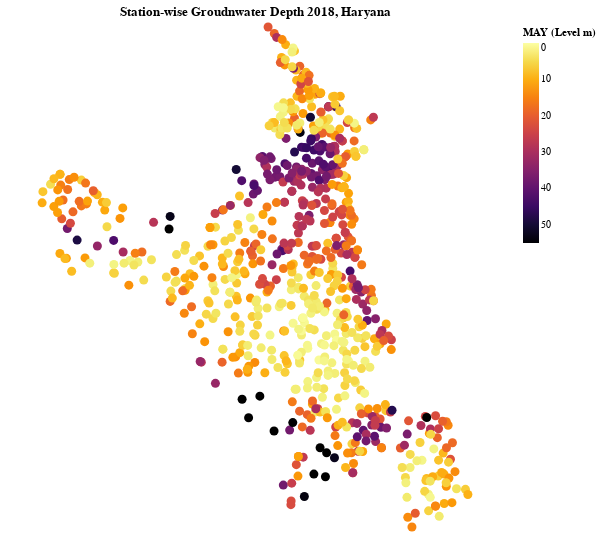

The code cell stored with this chart in its notebook:
### Code cell
map96 = alt.Chart(dfGeo96).mark_geoshape().encode(
    color=alt.Color('MAY (Level m):Q', title='MAY (Level m)', scale=alt.Scale(scheme='inferno', domain=[55,0])),
    tooltip=['MAY (Level m):Q','STATE','DISTRICT','STATION', 'YEAR'],
).properties(
    title='Station-wise Groudnwater Depth 1996',
    width=500,
    height=500
)

map18 = alt.Chart(dfGeo18).mark_geoshape().encode(
    color=alt.Color('MAY (Level m):Q', title='MAY (Level m)', scale=alt.Scale(scheme='inferno', domain=[55,0])),
    tooltip=['MAY (Level m):Q','STATE','DISTRICT','STATION', 'YEAR'],
).properties(
    title='Station-wise Groudnwater Depth 2018, Haryana',
    width=500,
    height=500
)

map18

### Figure 1 — Vega-Lite specification as saved in the notebook (floating-point values rounded to 4 significant figures; data arrays with more than 128 entries replaced by an {"elided": "..."} marker saying what was removed)
{"config": {"view": {"continuousWidth": 400, "continuousHeight": 300}}, "data": {"name": "data-3cd41c87b4714394aa822acb224745d5"}, "mark": "geoshape", "encoding": {"color": {"type": "quantitative", "field": "MAY (Level m)", "scale": {"domain": [55, 0], "scheme": "inferno"}, "title": "MAY (Level m)"}, "tooltip": [{"type": "quantitative", "field": "MAY (Level m)"}, {"type": "nominal", "field": "STATE"}, {"type": "nominal", "field": "DISTRICT"}, {"type": "nominal", "field": "STATION"}, {"type": "quantitative", "field": "YEAR"}]}, "height": 500, "title": "Station-wise Groudnwater Depth 2018, Haryana", "width": 500, "$schema": "https://vega.github.io/schema/vega-lite/v4.8.1.json", "datasets": {"data-3cd41c87b4714394aa822acb224745d5": {"elided": "771 records"}}}
